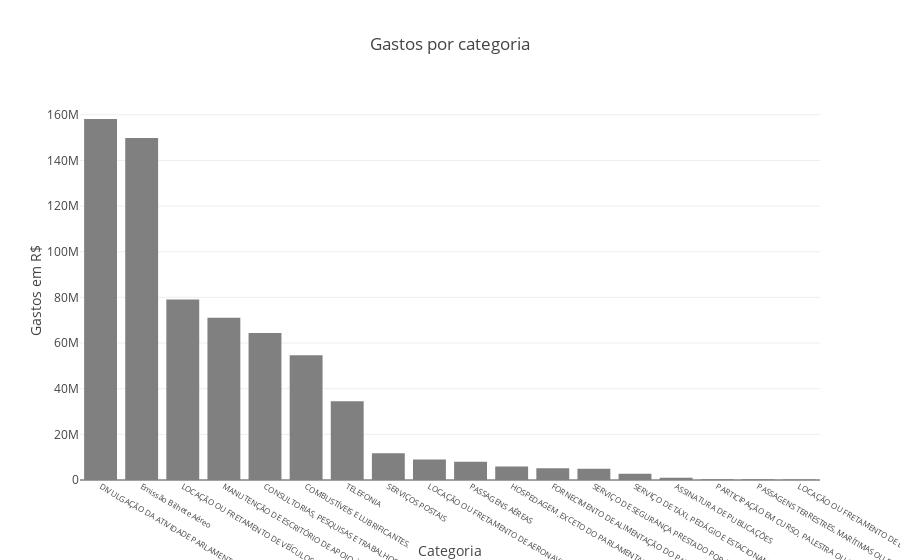

Notebook cell for this chart:
### Markdown cell above
* João Caldas;
* Eliseu Padilha;
* Rui Costa;
* Antônio Andrade;
* camilo Cola.

É estranho encontrarmos valores negativos. Será que o parlamentar devolveu dinheiro ? Segundo a explicação dos dados disponível no site da câmara:

"(...)**Quando se tratar de bilhete aéreo, esse valor poderá ser negativo, significando que o referido bilhete é um bilhete de compensação, pois compensa um outro bilhete emitido e não utilizado pelo deputado** (idem para o dado vlrLiquido abaixo)."

Sendo assim, podemos considerar que estes parlamentares são os que menos gastaram. 




## Quais são as categorias de despesas mais onerosas dentre os recursos destinados às cotas parlamentares?

### Code cell
# Agrupando pela descrição da despesa e somando seus valores
cat_mais_caras = df_completo.groupby('desc_despesa')['vlr_despesa'].sum().sort_values(ascending=False)

plot_bar(cat_mais_caras, 'Gastos por categoria', 'Categoria', 'Gastos em R$', "grey")

### Figure 1 — Plotly figure (JSON) as saved in the notebook; plotly's stock layout.template omitted (floating-point values rounded to 4 significant figures)
{"data": [{"marker": {"color": "grey"}, "orientation": "v", "type": "bar", "uid": "1ecc3c4a-e18c-434d-acff-cbeac8de270d", "x": ["DIVULGAÇÃO DA ATIVIDADE PARLAMENTAR.", "Emissão Bilhete Aéreo", "LOCAÇÃO OU FRETAMENTO DE VEÍCULOS AUTOMOTORES", "MANUTENÇÃO DE ESCRITÓRIO DE APOIO À ATIVIDADE PARLAMENTAR", "CONSULTORIAS, PESQUISAS E TRABALHOS TÉCNICOS.", "COMBUSTÍVEIS E LUBRIFICANTES.", "TELEFONIA", "SERVIÇOS POSTAIS", "LOCAÇÃO OU FRETAMENTO DE AERONAVES", "PASSAGENS AÉREAS", "HOSPEDAGEM ,EXCETO DO PARLAMENTAR NO DISTRITO FEDERAL.", "FORNECIMENTO DE ALIMENTAÇÃO DO PARLAMENTAR", "SERVIÇO DE SEGURANÇA PRESTADO POR EMPRESA ESPECIALIZADA.", "SERVIÇO DE TÁXI, PEDÁGIO E ESTACIONAMENTO", "ASSINATURA DE PUBLICAÇÕES", "PARTICIPAÇÃO EM CURSO, PALESTRA OU EVENTO SIMILAR", "PASSAGENS TERRESTRES, MARÍTIMAS OU FLUVIAIS", "LOCAÇÃO OU FRETAMENTO DE EMBARCAÇÕES"], "y": [158100000.0, 149800000.0, 79110000.0, 71030000.0, 64430000.0, 54610000.0, 34550000.0, 11710000.0, 9017000.0, 8033000.0, 5863000.0, 5187000.0, 4973000.0, 2754000.0, 984700.0, 347200.0, 312300.0, 175200.0]}], "layout": {"title": "Gastos por categoria", "xaxis": {"tickfont": {"size": 8}, "title": "Categoria"}, "yaxis": {"autorange": true, "tickfont": {"size": 12}, "title": "Gastos em R$"}}}
